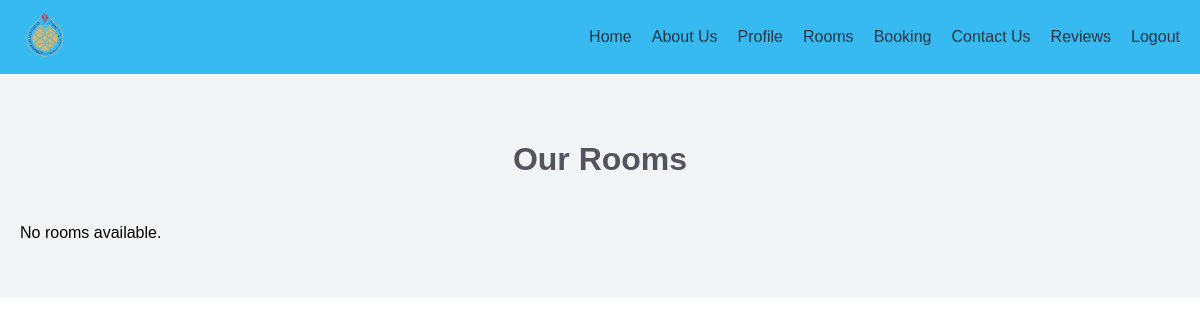
Before: /rooms.php with the older database file.
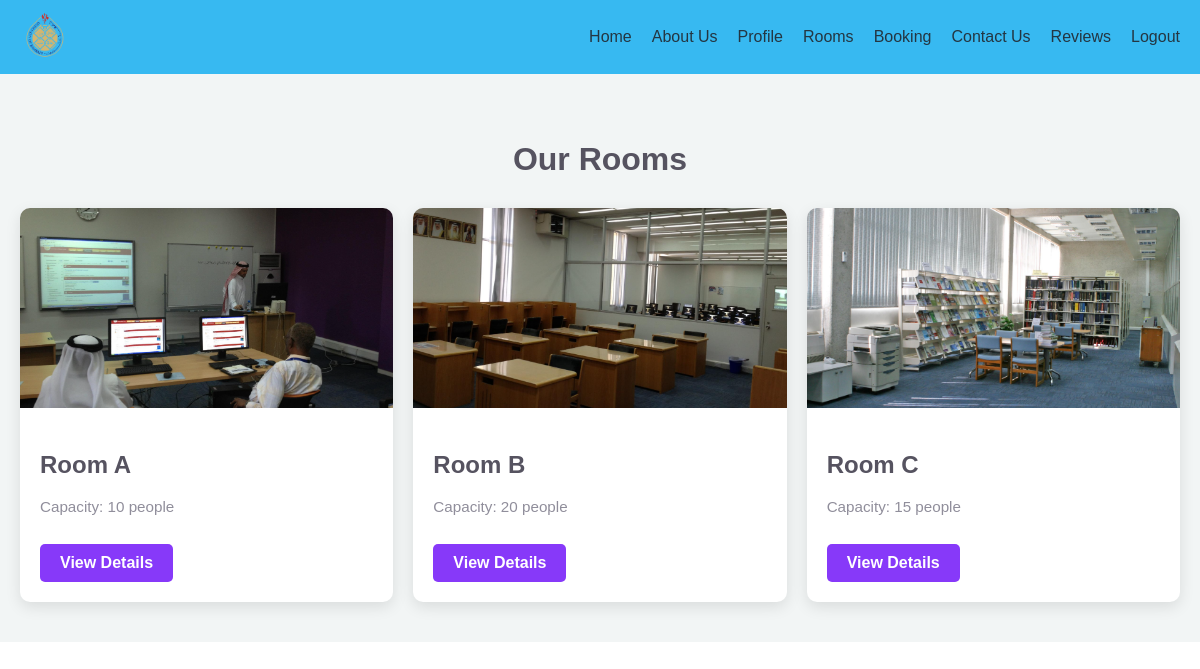
After: the same page with the newer database file.
### tables this page shows
CREATE TABLE `rooms` (
  `id` int(11) NOT NULL,
  `name` varchar(100) NOT NULL,
  `equipment` text NOT NULL,
  `capacity` int(11) NOT NULL,
  `image` varchar(255) NOT NULL
);

### rooms.php (the view, shortened to what this page needs)
<?php
include 'connection.php';
include 'header.php';
$sql = "SELECT * FROM rooms";
$result = $conn->query($sql);
?>
<!DOCTYPE html>
<html lang="en">
<head>
</head>
<body>
<section class="rooms-section">
    <h1>Our <span>Rooms</span></h1>
    <div class="rooms-grid">
        <?php
        if ($result->num_rows > 0) {
            while ($row = $result->fetch_assoc()) {
                echo '<div class="room-card">';
                if (!empty($row['image'])) {
                    echo '<img src="images/' . htmlspecialchars($row['image']) . '" alt="' . htmlspecialchars($row['name']) . '">';
                }
                echo '<div class="room-content">';
                echo '<h2>' . htmlspecialchars($row['name']) . '</h2>';
                echo '<p>Capacity: ' . (!empty($row['capacity']) ? htmlspecialchars($row['capacity']) : 'Not specified') . ' people</p>';
                echo '<a href="room_details.php?room=' . htmlspecialchars($row['id']) . '" class="book-btn">View Details</a>';
                echo '</div>';
                echo '</div>';
            }
        } else {
            echo "<p>No rooms available.</p>";
        }
        ?>
    </div>
</section>
</body>
</html>

### header.php (shortened to what this page needs)
<!DOCTYPE html>
<html lang="en">
<head>
    <link rel="stylesheet" href="https://cdnjs.cloudflare.com/ajax/libs/font-awesome/6.0.0/css/all.min.css">
</head>
<body>
    <header class="header">
        <a href="#" class="logo"><img src="images/UOB LOGO.png" alt="UOB logo"></a>
        <nav class="navbar">
            <a href="index.php">Home</a>
            <a href="#about-us">About Us</a>
            <a href="profile.php">Profile</a>
            <a href="rooms.php">Rooms</a>
            <a href="yourBooking.php">Booking</a>
            <a href="#contact-us">Contact Us</a>
            <a href="review.php">Reviews</a>
            <a href="logout.php">Logout</a>
        </nav>
    </header>
</body>
</html>

### header.php (style rules this page uses)
:root { --colorfirst: #8739F9; --colorSecond: #37B9F1; --colorback: #F2F5F5; --colorShadow: #565360; --colorLabel: #908E9B; --colorDisabled: #E1DFE9; }
body { margin: 0; font-family: Arial, sans-serif; }
.header { background-color: var(--colorSecond); display: flex; align-items: center; justify-content: space-between; padding: 10px 20px; box-shadow: 0 5px 10px var(--colorDisabled); }
.header .logo img { height: 50px; }
.navbar { display: flex; gap: 20px; }
.navbar a { text-decoration: none; color: #243642; font-weight: 500; transition: color 0.3s ease; }

### rooms.php (style rules this page uses)
.rooms-section { padding: 40px 20px; background: var(--colorback); }
.rooms-section h1 { text-align: center; color: var(--colorShadow); margin-bottom: 30px; font-size: 2rem; }
.rooms-grid { display: grid; grid-template-columns: repeat(auto-fit, minmax(300px, 1fr)); gap: 20px; }
.room-card { background: #fff; box-shadow: 0 5px 15px rgba(0, 0, 0, 0.1); border-radius: 10px; overflow: hidden; transition: transform 0.3s ease, box-shadow 0.3s ease; }
.room-card img { width: 100%; height: 200px; object-fit: cover; }
.room-content { padding: 20px; }
.room-content h2 { color: var(--colorShadow); font-size: 1.5rem; margin-bottom: 10px; }
.room-content p { color: var(--colorLabel); font-size: 0.95rem; margin-bottom: 15px; line-height: 1.6; }
.room-content .book-btn { display: inline-block; margin-top: 10px; padding: 10px 20px; background: var(--colorfirst); color: #fff; text-decoration: none; border-radius: 5px; font-weight: bold; transition: background 0.3s ease; }

Changed rows visible on the page:
added rooms: image (picture), name "Room A", capacity "10"
added rooms: image (picture), name "Room B", capacity "20"
added rooms: image (picture), name "Room C", capacity "15"
Other visible differences:
text no longer shown: "No rooms available."
